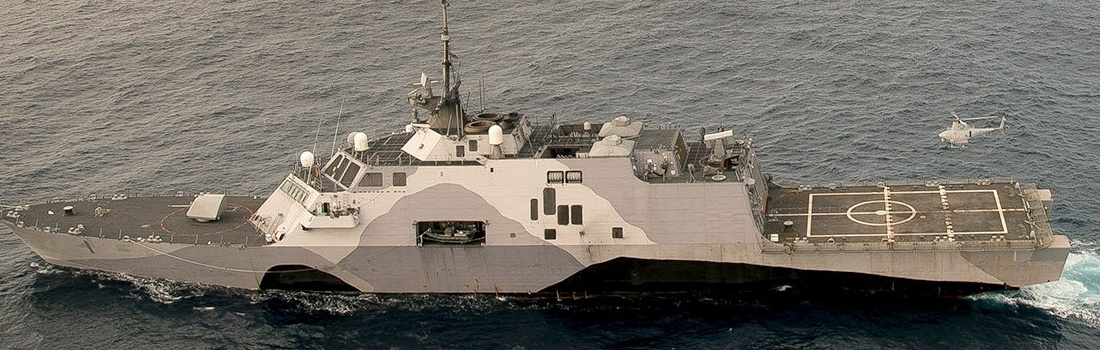
#> input picture images/output/uss-freedom-cropped.jpg, 1100 x 350 px
$ jupyter execute 02-resize-display-save.ipynb
#> lines starting #> are read from the running program, lines starting #| are printed output that depends on the picture
## Import Packages

[cell 1]
from matplotlib import pyplot as plt
import argparse
import cv2
import imutils

## Function to display images in Jupyter Notebooks

[cell 2]
# convert opencv BGR to RGB ordering
def plt_imshow(title, image):
    # convert image from BGR to RGB space and display
    image = cv2.cvtColor(image, cv2.COLOR_BGR2RGB)
    plt.imshow(image)
    plt.title(title)
    plt.grid(False)
    plt.show()

## Pass the image to load

[cell 3]
args = {
    "image": "../images/output/uss-freedom-cropped.jpg"
}

## Load the image

[cell 4]
# load the original input image and display it to our screen
# loads the image set above from disk into image
image = cv2.imread(args["image"])
#> image is the input picture: shape (350, 1100, 3); mean B, G, R 104.5, 112.6, 117.5
(h, w, c) = image.shape[:3]
#> h = 350; w = 1100; c = 3

# display the image dimensions
print("width: {} pixels".format(image.shape[1]))
#| width: 1100 pixels
print("heigth: {} pixels".format(image.shape[0]))
#| heigth: 350 pixels
print("channels: {}".format(image.shape[2]))
#| channels: 3

plt_imshow("Image", image)

Resize without distortion and write to disk

[cell 5]
resized = imutils.resize(image, width=300)
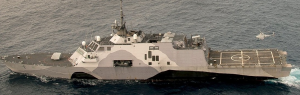
#> resized: shape (95, 300, 3); mean B, G, R 104.4, 112.6, 117.5
cv2.imwrite("../images/output/uss-freedom-resized.jpg", resized)

print("width: {} pixels".format(resized.shape[1]))
#| width: 300 pixels
print("heigth: {} pixels".format(resized.shape[0]))
#| heigth: 95 pixels
print("channels: {}".format(resized.shape[2]))
#| channels: 3

plt_imshow("Resized via imutils", resized)
